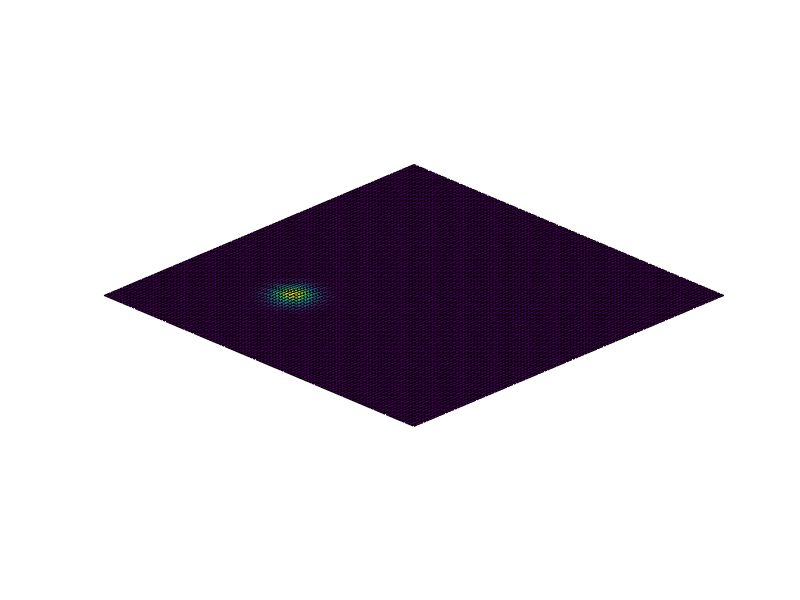

Write MATLAB code to recreate this figure. (Note: this script raises an error after producing the figure.)
function waterequation()
   clear all; close all; clc;
   global g N_x N_y  delta_x delta_y;
   % simulation parameters
   x_min=0.00;
   x_max=100.00;
   y_min=0.00;
   y_max=100.00;
   t_min=0.00;
   t_max=100.00;
   g=9.81;
   delta_x=1;
   delta_y=1;
   delta_t=0.1;
   x=x_min:delta_x:x_max;
   y=y_min:delta_y:y_max;
   t=t_min:delta_t:t_max;
   N_x=length(x);
   N_y=length(y);
   N_t=length(t);
 
   
  %allocate arrays
   h=zeros(N_x,N_y);
   vx=zeros(N_x,N_y);
   vy=zeros(N_x,N_y);

   
   %set initial condition
 
   for i=1:N_x
       for j=1:N_y
           h (i,j)=1+0.5*exp((-1/25)*(((x(i)-30).^2)+((y(j)-30).^2)));
       end
   end
   
   vx(:,:)=0;
   vy(:,:)=0;
   

 
 figure('WindowStyle', 'docked');
    Solution        = surf(x, y, h(:,:));
    axis('equal', [x_min x_max y_min y_max 0 5]);
    axis off;
    grid off;
    
    view([45 25]);
    color('winter');
    drawnow;
 
   
    for l=1:N_t-1

        [kx1,ky1,kh1]          = f(vx(:,:),vy(:,:),h(:,:));
        [kx2,ky2,kh2]          = f(vx(:,:) + (delta_t/2)*kx1(:,:),vy(:,:)+(delta_t/2)*ky1(:,:),h(:,:)+(delta_t/2)*kh1(:,:));
        [kx3,ky3,kh3]          = f(vx(:,:) + (delta_t/2)*kx2(:,:),vy(:,:)+(delta_t/2)*ky2(:,:),h(:,:)+(delta_t/2)*kh2(:,:));
        [kx4,ky4,kh4]          = f(vx(:,:) + delta_t*kx3(:,:),vy(:,:)+delta_t*ky3(:,:),h(:,:)+delta_t*kh3(:,:));
        vx(:,:)  = vx(:,:) + delta_t  *(kx1(:,:)/6 + kx2(:,:)/3 + kx3(:,:)/3 + kx4(:,:)/6);
        vy(:,:)  = vy(:,:) + delta_t  *(ky1(:,:)/6 + ky2(:,:)/3 + ky3(:,:)/3 + ky4(:,:)/6);
        h(:,:)   = h(:,:) + delta_t  *(kh1(:,:)/6 + kh2(:,:)/3 + kh3(:,:)/3 + kh4(:,:)/6);
        
        
        % Plot the solution
      set(Solution, 'ZData', h(:,:));
      title(['t = ' num2str(t(l+1))]);
      drawnow;
        
    end
    
    

end


function [kx,ky,kh]=f(vx,vy,h)
    
    global  delta_x delta_y N_x N_y g;
    kx=zeros(N_x,N_y);
    ky=zeros(N_x,N_y);
    kh=zeros(N_x,N_y);
    
    for i=1:N_x;
            x_a=i-2;
            x_b=i-1;
            x_c=i+1;
            x_d=i+2;
            if x_a==-1
                x_a=N_x-1;
            else if x_a==0
                x_a=N_x;
                end
            end
            if x_b==0
                x_b=N_x;
            end
            if x_c==N_x+1;
                x_c=1;
            end
            if x_d==N_x+2;
                x_d=2;
            else if x_d==N_x+1;
                    x_d=1;
                end
            end
        for j=1:N_y;
            
            y_e=j-2;
            y_f=j-1;
            y_g=j+1;
            y_h=j+2;
            
            if y_e==-1
                y_e=N_y-1;
            else if y_e==0
                y_e=N_y;
                end
            end
            if y_f==0
                y_f=N_y;
            end
            if y_g==N_y+1;
                y_g=1;
            end
            if y_h==N_y+2;
                y_h=2;
            else if y_h==N_y+1;
                    y_h=1;
                end
            end
            kx(i,j)=(((-1)*vx(i,j))/(12*delta_x))*(vx(x_a,j)-8*vx(x_b,j)+8*vx(x_c,j)-vx(x_d,j))+(((-1)*vy(i,j))/(12*delta_y))*(vx(i,y_e)-8*vx(i,y_f)+8*vx(i,y_g)-vx(i,y_h))+((-1)*g/(12*delta_x))*(h(x_a,j)-8*h(x_b,j)+8*h(x_c,j)-h(x_d,j));
            ky(i,j)=(((-1)*vx(i,j))/(12*delta_x))*(vy(x_a,j)-8*vy(x_b,j)+8*vy(x_c,j)-vy(x_d,j))+(((-1)*vy(i,j))/(12*delta_y))*(vy(i,y_e)-8*vy(i,y_f)+8*vy(i,y_g)-vy(i,y_h))+((-1)*g/(12*delta_y))*(h(i,y_e)-8*h(i,y_f)+8*h(i,y_g)-h(i,y_h));
            kh(i,j)=(-1/(12*delta_x))*(vx(x_a,j)*h(x_a,j)-8*vx(x_b,j)*h(x_b,j)+8*vx(x_c,j)*h(x_c,j)-vx(x_d,j)*h(x_d,j))+(-1/(12*delta_y))*(vy(i,y_e)*h(i,y_e)-8*vy(i,y_f)*h(i,y_f)+8*vy(i,y_g)*h(i,y_g)-vy(i,y_h)*h(i,y_h));
        end
    end
end

    
        
    
  
   